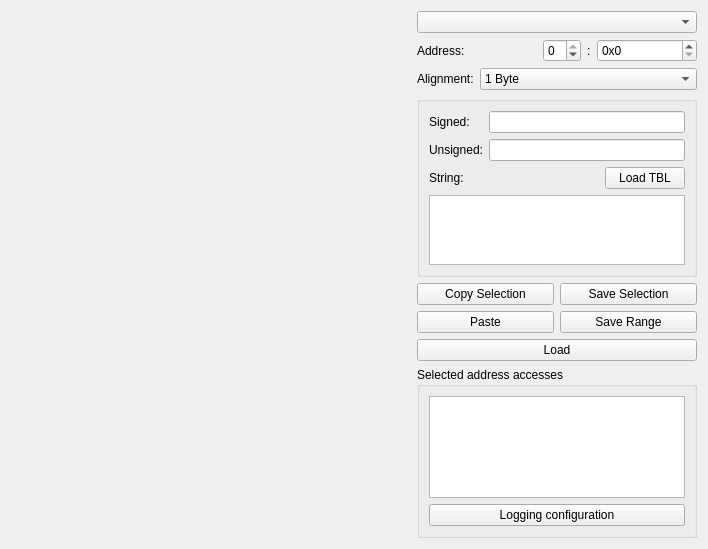
<?xml version="1.0" encoding="UTF-8"?>
<ui version="4.0">
 <class>QGBA::MemoryView</class>
 <widget class="QWidget" name="QGBA::MemoryView">
  <property name="geometry">
   <rect>
    <x>0</x>
    <y>0</y>
    <width>708</width>
    <height>549</height>
   </rect>
  </property>
  <property name="windowTitle">
   <string>Memory</string>
  </property>
  <layout class="QHBoxLayout" name="horizontalLayout_7" stretch="1,0">
   <item>
    <widget class="QGBA::MemoryModel" name="hexfield" native="true">
     <property name="sizePolicy">
      <sizepolicy hsizetype="MinimumExpanding" vsizetype="Expanding">
       <horstretch>0</horstretch>
       <verstretch>0</verstretch>
      </sizepolicy>
     </property>
     <property name="minimumSize">
      <size>
       <width>200</width>
       <height>0</height>
      </size>
     </property>
    </widget>
   </item>
   <item>
    <layout class="QVBoxLayout" name="sidebarLayout" stretch="0,0,0,1,0,1">
     <item>
      <widget class="QComboBox" name="regions"/>
     </item>
     <item>
      <layout class="QHBoxLayout" name="addressLayout">
       <item>
        <widget class="QLabel" name="address">
         <property name="text">
          <string>Address:</string>
         </property>
        </widget>
       </item>
       <item>
        <spacer name="horizontalSpacer">
         <property name="orientation">
          <enum>Qt::Horizontal</enum>
         </property>
         <property name="sizeHint" stdset="0">
          <size>
           <width>0</width>
           <height>0</height>
          </size>
         </property>
        </spacer>
       </item>
       <item>
        <widget class="QSpinBox" name="segments">
         <property name="minimum">
          <number>-1</number>
         </property>
         <property name="maximum">
          <number>0</number>
         </property>
         <property name="displayIntegerBase">
          <number>16</number>
         </property>
        </widget>
       </item>
       <item>
        <widget class="QLabel" name="segmentColon">
         <property name="text">
          <string notr="true">:</string>
         </property>
        </widget>
       </item>
       <item>
        <widget class="QSpinBox" name="setAddress">
         <property name="minimumSize">
          <size>
           <width>100</width>
           <height>0</height>
          </size>
         </property>
         <property name="accelerated">
          <bool>true</bool>
         </property>
         <property name="prefix">
          <string notr="true">0x</string>
         </property>
         <property name="maximum">
          <number>268435455</number>
         </property>
         <property name="singleStep">
          <number>16</number>
         </property>
         <property name="displayIntegerBase">
          <number>16</number>
         </property>
        </widget>
       </item>
      </layout>
     </item>
     <item>
      <layout class="QHBoxLayout" name="alignmentLayout">
       <item>
        <widget class="QLabel" name="alignmentLabel">
         <property name="text">
          <string>Alignment:</string>
         </property>
        </widget>
       </item>
       <item>
        <widget class="QComboBox" name="width">
         <property name="sizePolicy">
          <sizepolicy hsizetype="Expanding" vsizetype="Fixed">
           <horstretch>0</horstretch>
           <verstretch>0</verstretch>
          </sizepolicy>
         </property>
         <item>
          <property name="text">
           <string>1 Byte</string>
          </property>
         </item>
         <item>
          <property name="text">
           <string>2 Bytes</string>
          </property>
         </item>
         <item>
          <property name="text">
           <string>4 Bytes</string>
          </property>
         </item>
        </widget>
       </item>
      </layout>
     </item>
     <item>
      <widget class="QGroupBox" name="data">
       <property name="sizePolicy">
        <sizepolicy hsizetype="Ignored" vsizetype="Preferred">
         <horstretch>0</horstretch>
         <verstretch>0</verstretch>
        </sizepolicy>
       </property>
       <property name="title">
        <string/>
       </property>
       <layout class="QGridLayout" name="gridLayout_9">
        <item row="0" column="0">
         <widget class="QLabel" name="sintLabel">
          <property name="text">
           <string>Signed:</string>
          </property>
         </widget>
        </item>
        <item row="0" column="1">
         <widget class="QLineEdit" name="sintVal">
          <property name="maxLength">
           <number>11</number>
          </property>
          <property name="readOnly">
           <bool>true</bool>
          </property>
          <property name="placeholderText">
           <string notr="true"/>
          </property>
         </widget>
        </item>
        <item row="1" column="0">
         <widget class="QLabel" name="uintLabel">
          <property name="text">
           <string>Unsigned:</string>
          </property>
         </widget>
        </item>
        <item row="1" column="1">
         <widget class="QLineEdit" name="uintVal">
          <property name="maxLength">
           <number>10</number>
          </property>
          <property name="readOnly">
           <bool>true</bool>
          </property>
          <property name="placeholderText">
           <string notr="true"/>
          </property>
         </widget>
        </item>
        <item row="2" column="0">
         <widget class="QLabel" name="stringLabel">
          <property name="text">
           <string>String:</string>
          </property>
         </widget>
        </item>
        <item row="2" column="1" alignment="Qt::AlignRight">
         <widget class="QPushButton" name="loadTBL">
          <property name="sizePolicy">
           <sizepolicy hsizetype="Fixed" vsizetype="Fixed">
            <horstretch>0</horstretch>
            <verstretch>0</verstretch>
           </sizepolicy>
          </property>
          <property name="text">
           <string>Load TBL</string>
          </property>
         </widget>
        </item>
        <item row="3" column="0" colspan="2">
         <widget class="QPlainTextEdit" name="stringVal">
          <property name="sizePolicy">
           <sizepolicy hsizetype="Expanding" vsizetype="Preferred">
            <horstretch>0</horstretch>
            <verstretch>0</verstretch>
           </sizepolicy>
          </property>
          <property name="plainText">
           <string notr="true"/>
          </property>
          <property name="placeholderText">
           <string notr="true"/>
          </property>
         </widget>
        </item>
       </layout>
      </widget>
     </item>
     <item>
      <layout class="QGridLayout" name="buttons">
       <item row="0" column="0">
        <widget class="QPushButton" name="copy">
         <property name="text">
          <string>Copy Selection</string>
         </property>
        </widget>
       </item>
       <item row="0" column="1">
        <widget class="QPushButton" name="save">
         <property name="text">
          <string>Save Selection</string>
         </property>
        </widget>
       </item>
       <item row="1" column="0">
        <widget class="QPushButton" name="paste">
         <property name="text">
          <string>Paste</string>
         </property>
        </widget>
       </item>
       <item row="1" column="1">
        <widget class="QPushButton" name="saveRange">
         <property name="text">
          <string>Save Range</string>
         </property>
        </widget>
       </item>
       <item row="2" column="0" colspan="2">
        <widget class="QPushButton" name="load">
         <property name="sizePolicy">
          <sizepolicy hsizetype="Preferred" vsizetype="Fixed">
           <horstretch>0</horstretch>
           <verstretch>0</verstretch>
          </sizepolicy>
         </property>
         <property name="text">
          <string>Load</string>
         </property>
        </widget>
       </item>
      </layout>
     </item>
     <item>
      <widget class="QGroupBox" name="verticalGroupBox_2">
       <property name="sizePolicy">
        <sizepolicy hsizetype="Preferred" vsizetype="Expanding">
         <horstretch>0</horstretch>
         <verstretch>0</verstretch>
        </sizepolicy>
       </property>
       <property name="title">
        <string>Selected address accesses</string>
       </property>
       <layout class="QVBoxLayout" name="verticalLayout">
        <item>
         <widget class="QTreeView" name="accessLog">
          <property name="sizePolicy">
           <sizepolicy hsizetype="Expanding" vsizetype="Expanding">
            <horstretch>0</horstretch>
            <verstretch>0</verstretch>
           </sizepolicy>
          </property>
          <property name="textElideMode">
           <enum>Qt::ElideNone</enum>
          </property>
          <attribute name="headerVisible">
           <bool>false</bool>
          </attribute>
         </widget>
        </item>
        <item>
         <widget class="QPushButton" name="accessLoggerButton">
          <property name="text">
           <string>Logging configuration</string>
          </property>
         </widget>
        </item>
       </layout>
      </widget>
     </item>
    </layout>
   </item>
  </layout>
 </widget>
 <customwidgets>
  <customwidget>
   <class>QGBA::MemoryModel</class>
   <extends>QWidget</extends>
   <header>MemoryModel.h</header>
   <container>1</container>
  </customwidget>
 </customwidgets>
 <resources/>
 <connections/>
</ui>
